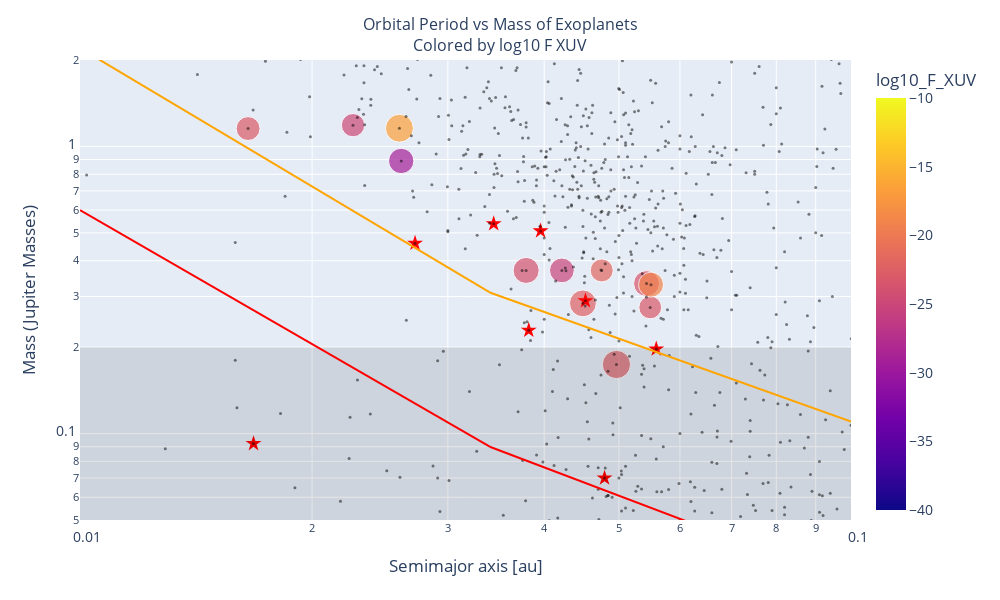

Write notebook code for a chart like this one.
### Code cell
# Create the interactive plot
filtered_df['log10_F_XUV'] = np.log10(filtered_df['F_XUV'])
# Your scatter plot using log-transformed 
fig = px.scatter(filtered_df, x='pl_orbsmax', y='pl_bmassj', color='log10_F_XUV', 
                 hover_data=['pl_name'], size=size_array, range_color=[-40, -10])
fig.update_xaxes(type='log', range=[np.log10(10**-2), np.log10(10**-1)])  # Logarithmic range for x
fig.update_yaxes(type='log', range=[np.log10(0.05), np.log10(2)])  # Logarithmic range for y



# Filter the DataFrame to include only the specified names
star_names = ['WASP-69 b', 'WASP-52 b', 'HAT-P-18 b', 'WASP-80 b', 'WASP-177 b', 'HAT-P-26 b', 'NGTS-5 b', 'LTT 9779 b']
star_df = df[df['pl_name'].isin(star_names)]

# Add a scatter trace with star markers for these points
fig.add_trace(go.Scatter(
    x=star_df['pl_orbsmax'],
    y=star_df['pl_bmassj'],
    mode='markers',
    marker=dict(
        symbol='star',  # Set marker shape as star
        size=12,        # Marker size
        color='red'     # Marker color
    ),
    customdata=np.stack((star_df['pl_name'], star_df['pl_bmassj'], star_df['pl_orbsmax']), axis=1),
    hovertemplate=
        "Star: %{customdata[0]}<br>" +
        "Mass: %{customdata[1]} Jupiter Masses<br>" +
        "semimayor axis: %{customdata[2]} au<br>" +
        "log10_F_XUV: %{customdata[3]}",
    showlegend=False  # Remove this trace from the legend
))

# Adding black dots from the original 'df' data
fig.add_trace(
    go.Scatter(
        x=df['pl_orbsmax'], 
        y=df['pl_bmassj'], 
        mode='markers', 
        marker=dict(size=3,color='rgba(0, 0, 0, 0.5)'), 
        hovertemplate="Orbital Period: %{x}<br>Mass: %{y}",
        showlegend=False  # Optional: Remove this trace from the legend
    )
)


fig.update_layout(
    xaxis_title='Semimajor axis [au]',
    yaxis_title='Mass (Jupiter Masses)',
    title={
        'text': 'Orbital Period vs Mass of Exoplanets<br>Colored by log10 F XUV',
        'x': 0.5,  # Center the title
        'xanchor': 'center',
        'yanchor': 'top'
    },
    font=dict(
        size=14  # This will set the font size for both axis labels
    ),
    title_font=dict(
        size=16  # This sets the font size for the title
    ),
    width=1000,  # Width in pixels
    height=600,  # Height in pixels
    shapes=[
        # Add a rectangle shape to fill the plot from 0.2 Jupiter mass to the bottom
        dict(
            type='rect',
            xref='x domain',  # x-reference is set to the x-axis domain
            yref='y',  # y-reference is set to the y-axis values
            x0=0,  # x0 and x1 define the x-axis range of the rectangle
            x1=1,
            y0=0,  # y0 and y1 define the y-axis range of the rectangle
            y1=0.2,  # Convert 0.2 Jupiter mass to its logarithmic scale
            fillcolor='black',  # Fill color
            opacity=0.1,  # Opacity (0 is fully transparent, 1 is fully opaque)
            line=dict(
                width=0  # No border line
            )
        ),
        
       # Add the first orange line 
        dict(
            type='line',
            xref='x',
            yref='y',
            x0=0.01,
            y0=2.2,  # Convert to logarithmic scale
            x1=0.034,
            y1=0.31,  # Convert to logarithmic scale
            line=dict(
                color='orange',
                width=2
            )
        ),
        # Add line
        dict(
            type='line',
            xref='x',
            yref='y',
            x0=0.034,
            y0=0.31,  # Convert to logarithmic scale
            x1=0.1,
            y1=0.11,  # Convert to logarithmic scale
            line=dict(
                color='orange',
                width=2
            )
        ),
        # Add the first red line 
        dict(
            type='line',
            xref='x',
            yref='y',
            x0=0.01,
            y0=0.6,  # Convert to logarithmic scale
            x1=0.034,
            y1=0.09,  # Convert to logarithmic scale
            line=dict(
                color='red',
                width=2
            )
        ),
        # Add line
        dict(
            type='line',
            xref='x',
            yref='y',
            x0=0.034,
            y0=0.09,  # Convert to logarithmic scale
            x1=0.1,
            y1=0.03,  # Convert to logarithmic scale
            line=dict(
                color='red',
                width=2
            )
        )
    ]
)

### Figure 1 — Plotly figure (JSON) as saved in the notebook; plotly's stock layout.template omitted (floating-point values rounded to 4 significant figures; data arrays with more than 128 entries replaced by an {"elided": "..."} marker saying what was removed)
{"data": [{"customdata": [["TOI-2421 b"], ["TOI-2842 b"], ["TOI-954 b"], ["WASP-121 b"], ["WASP-126 b"], ["WASP-145 A b"], ["WASP-147 b"], ["WASP-174 b"], ["WASP-19 b"], ["WASP-4 b"], ["WASP-49 b"], ["WASP-6 b"]], "hovertemplate": "pl_orbsmax=%{x}<br>pl_bmassj=%{y}<br>size=%{marker.size}<br>pl_name=%{customdata[0]}<br>log10_F_XUV=%{marker.color}<extra></extra>", "legendgroup": "", "marker": {"color": [-23.54, -21.78, -22.71, -16.57, -22.39, -29.15, -23.1, -19.12, -22.93, -24.81, -23.79, -25.17], "coloraxis": "coloraxis", "size": [5.581, 4.41, 6.657, 6.486, 6.006, 5.364, 4.319, 5.197, 4.752, 4.517, 5.648, 5.093], "sizemode": "area", "sizeref": 0.01664, "symbol": "circle"}, "mode": "markers", "name": "", "orientation": "v", "showlegend": false, "type": "scatter", "x": [0.0543, 0.0475, 0.04963, 0.02596, 0.0449, 0.0261, 0.0549, 0.05503, 0.01652, 0.0226, 0.0379, 0.04217], "xaxis": "x", "y": [0.333, 0.37, 0.174, 1.157, 0.2841, 0.89, 0.275, 0.33, 1.154, 1.186, 0.37, 0.37], "yaxis": "y"}, {"customdata": [["HAT-P-18 b", 0.197, 0.0559], ["HAT-P-26 b", 0.07, 0.0479], ["LTT 9779 b", 0.09225, 0.01679], ["NGTS-5 b", 0.229, 0.0382], ["WASP-177 b", 0.508, 0.03957], ["WASP-52 b", 0.46, 0.0272], ["WASP-69 b", 0.29, 0.04525], ["WASP-80 b", 0.538, 0.0344]], "hovertemplate": "Star: %{customdata[0]}<br>Mass: %{customdata[1]} Jupiter Masses<br>semimayor axis: %{customdata[2]} au<br>log10_F_XUV: %{customdata[3]}", "marker": {"color": "red", "size": 12, "symbol": "star"}, "mode": "markers", "showlegend": false, "type": "scatter", "x": [0.0559, 0.0479, 0.01679, 0.0382, 0.03957, 0.0272, 0.04525, 0.0344], "y": [0.197, 0.07, 0.09225, 0.229, 0.508, 0.46, 0.29, 0.538]}, {"hovertemplate": "Orbital Period: %{x}<br>Mass: %{y}", "marker": {"color": "rgba(0, 0, 0, 0.5)", "size": 3}, "mode": "markers", "showlegend": false, "type": "scatter", "x": {"elided": "5514 float values"}, "y": {"elided": "5514 float values"}}], "layout": {"coloraxis": {"cmax": -10, "cmin": -40, "colorbar": {"title": {"text": "log10_F_XUV"}}, "colorscale": [[0, "#0d0887"], [0.1111, "#46039f"], [0.2222, "#7201a8"], [0.3333, "#9c179e"], [0.4444, "#bd3786"], [0.5556, "#d8576b"], [0.6667, "#ed7953"], [0.7778, "#fb9f3a"], [0.8889, "#fdca26"], [1, "#f0f921"]]}, "font": {"size": 14}, "height": 600, "legend": {"itemsizing": "constant", "tracegroupgap": 0}, "margin": {"t": 60}, "shapes": [{"fillcolor": "black", "line": {"width": 0}, "opacity": 0.1, "type": "rect", "x0": 0, "x1": 1, "xref": "x domain", "y0": 0, "y1": 0.2, "yref": "y"}, {"line": {"color": "orange", "width": 2}, "type": "line", "x0": 0.01, "x1": 0.034, "xref": "x", "y0": 2.2, "y1": 0.31, "yref": "y"}, {"line": {"color": "orange", "width": 2}, "type": "line", "x0": 0.034, "x1": 0.1, "xref": "x", "y0": 0.31, "y1": 0.11, "yref": "y"}, {"line": {"color": "red", "width": 2}, "type": "line", "x0": 0.01, "x1": 0.034, "xref": "x", "y0": 0.6, "y1": 0.09, "yref": "y"}, {"line": {"color": "red", "width": 2}, "type": "line", "x0": 0.034, "x1": 0.1, "xref": "x", "y0": 0.09, "y1": 0.03, "yref": "y"}], "title": {"font": {"size": 16}, "text": "Orbital Period vs Mass of Exoplanets<br>Colored by log10 F XUV", "x": 0.5, "xanchor": "center", "yanchor": "top"}, "width": 1000, "xaxis": {"anchor": "y", "domain": [0, 1], "range": [-2, -1], "title": {"text": "Semimajor axis [au]"}, "type": "log"}, "yaxis": {"anchor": "x", "domain": [0, 1], "range": [-1.301, 0.301], "title": {"text": "Mass (Jupiter Masses)"}, "type": "log"}}}
